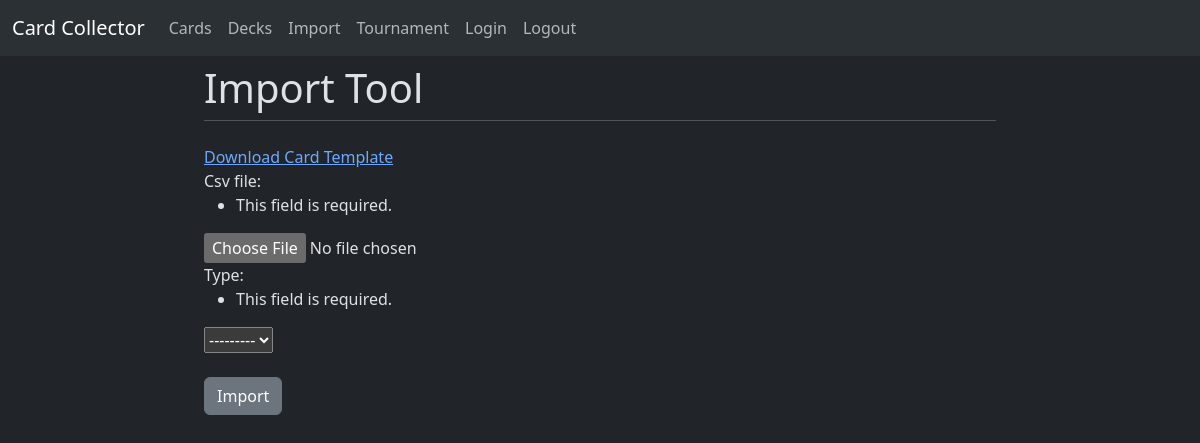
The app's page /import/ with its own data.
### siteutils/models.py (models this page shows, shortened)
class menu_items(models.Model):
    title = models.CharField(max_length=200)
    url = models.CharField(max_length=200)
    login_logout = models.CharField(max_length=200, choices=[('LOGIN', 'Login'), ('LOGOUT', 'Logout')])

### cardImport/views.py (the view)
# urls.py: path("", views.importpage, name="import"),
def importpage(request):
    items = menu_items.objects.all() #menu items
    today = datetime.datetime.now()
    PageTitle = 'Import Tool'
    initial_data = {'owner': request.user.id}
    form = CreateImport(request.POST,request.FILES, initial=initial_data) #Get the form to render on the pager
    context = {"form": form, "items": items, 'initial': initial_data, "PageTitle": PageTitle}
    if request.method == 'POST' and form.is_valid():
        newImport = form.save(commit=False) #instance the new import record
        newImport.owner = request.user #pins the logged in user to the new record
        newImport.save() #commit the record to the DB.
    return render(request, 'cardImport/Import.html', context)

### cardImport/forms.py
class CreateImport(ModelForm):
    class Meta:
        model = ImportRequest
        fields = ['csv_file', 'type'] #only adding the fields needed

### cardImport/templates/cardImport/import.html (shortened to what this page needs)
{% extends "siteutils/base.html" %}
{% block content %}
<a href="cardtemplate" downlaod>Download Card Template</a>
{% if form %}
<form method="POST" enctype="multipart/form-data">
    {{ form }}</br>
    <button type="submit" class="btn btn-secondary">Import</button>
</form>
{% endif %}
{% endblock %}

### siteutils/templates/siteutils/base.html (shortened to what this page needs)
<!doctype html>
<html lang="en-US" data-bs-theme="dark">
  <head>
	<link href="https://cdn.jsdelivr.net/npm/bootstrap@5.3.3/dist/css/bootstrap.min.css" rel="stylesheet">
  </head>
  <body>
    <header>
	<nav class="navbar navbar-expand-lg bg-body-tertiary">
        <div class="container-fluid">
            <a class="navbar-brand" href="#">Card Collector</a>
            <div class="collapse navbar-collapse" id="navbarSupportedContent">
                <ul class="navbar-nav me-auto mb-2 mb-lg-0">
                  {% for item in items %}
                  <li class="nav-item"><a class="nav-link" href = "{{item.url}}">{{ item.title }}</a></li>
                {% endfor %}
                </ul>
            </div>
        </div>
    </nav>
    </header>
<div id="content" name="content" class="main">
	<div class="row justify-content-center">
		<div class="col-8">
			<h1 class="mt-2">{{ PageTitle }}</h1>
			<hr class="mt-0 mb-4">
			{% block content %}
			{% endblock %}
</body>
</html>

### records on screen
menu_items: title "Cards"
menu_items: title "Decks"
menu_items: title "Import"
menu_items: title "Tournament"
menu_items: title "Login"
menu_items: title "Logout"

### other values on screen
{{ PageTitle }} "Import Tool"
